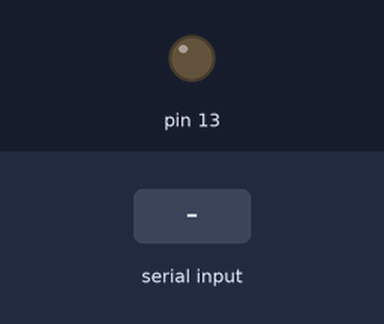
A sketch run on a simulated Arduino Uno, built with avr-gcc and run on an emulated ATmega328P. Parts: output pins drawn as LEDs (lit = HIGH). The test bench sets the inputs (shaded band).

Above: at 1.2 s.
1.3 s: "1" received over the second serial link
At 1.9 s:
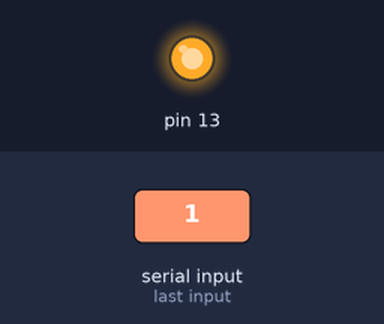
Timing chart, 0 to 4.3 s (numbered marks = the images above; inputs shaded):
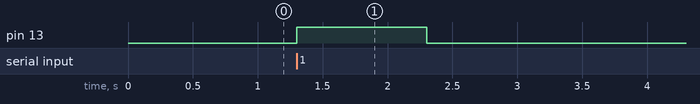

The sketch:

sketch_oct04b.ino
```cpp
#include<SoftwareSerial.h>
SoftwareSerial BT(0,1);


void setup() {
  pinMode(13,OUTPUT);
  Serial.begin(9600);
  BT.begin(38400);
}

char ch;
void loop() {
  // put your main code here, to run repeatedly:

  ch=BT.read();
  if(ch>0)
    {
        digitalWrite(13,HIGH);
        delay(1000);
    }
    digitalWrite(13,LOW);
   delay(100);
}
```

Measured:
- after the input at 1.3 s, pin 13: LOW → HIGH at once, → LOW 1.0 s later
